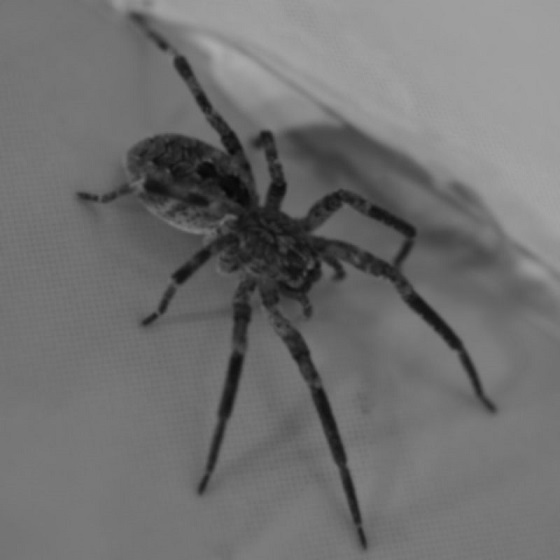
#> input picture tarefa5/spider.jpeg, 560 x 560 px
$ python teste.py   (older library calls are emulated)
#> lines starting #> are read from the running program, lines starting #| are printed output that depends on the picture
import numpy as np
import cv2
img = cv2.imread('spider.jpeg')
#> img is the input picture: shape (560, 560, 3); min 7, max 172, mean 111.5

lap = cv2.Laplacian(img, cv2.CV_64F)
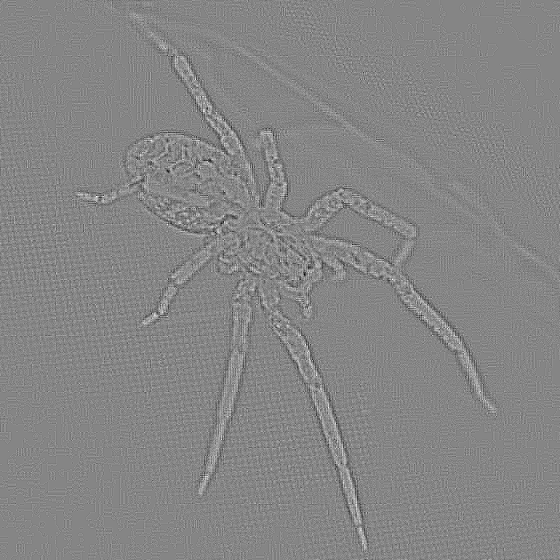
#> lap: shape (560, 560, 3) float64; min -31, max 28, mean 0; drawn with min black and max white
lap = np.uint8(np.absolute(lap))
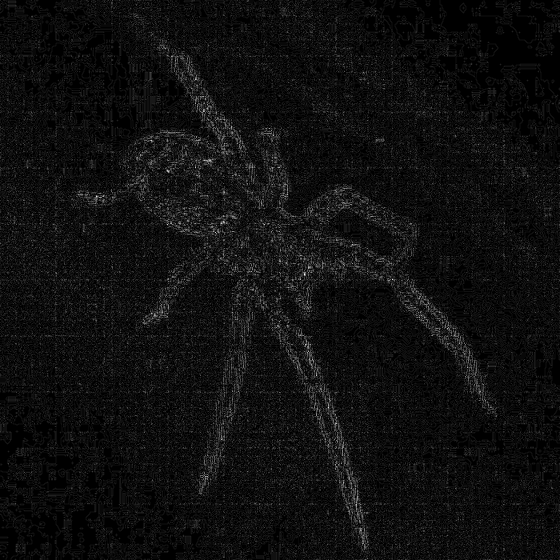
#> lap: shape (560, 560, 3); min 0, max 31, mean 1.9; drawn with min black and max white
resultado = np.vstack([lap])
cv2.imshow("Filtro Laplaciano", resultado)


cv2.imshow("Filtro Laplaciano", resultado)
cv2.waitKey(0)
